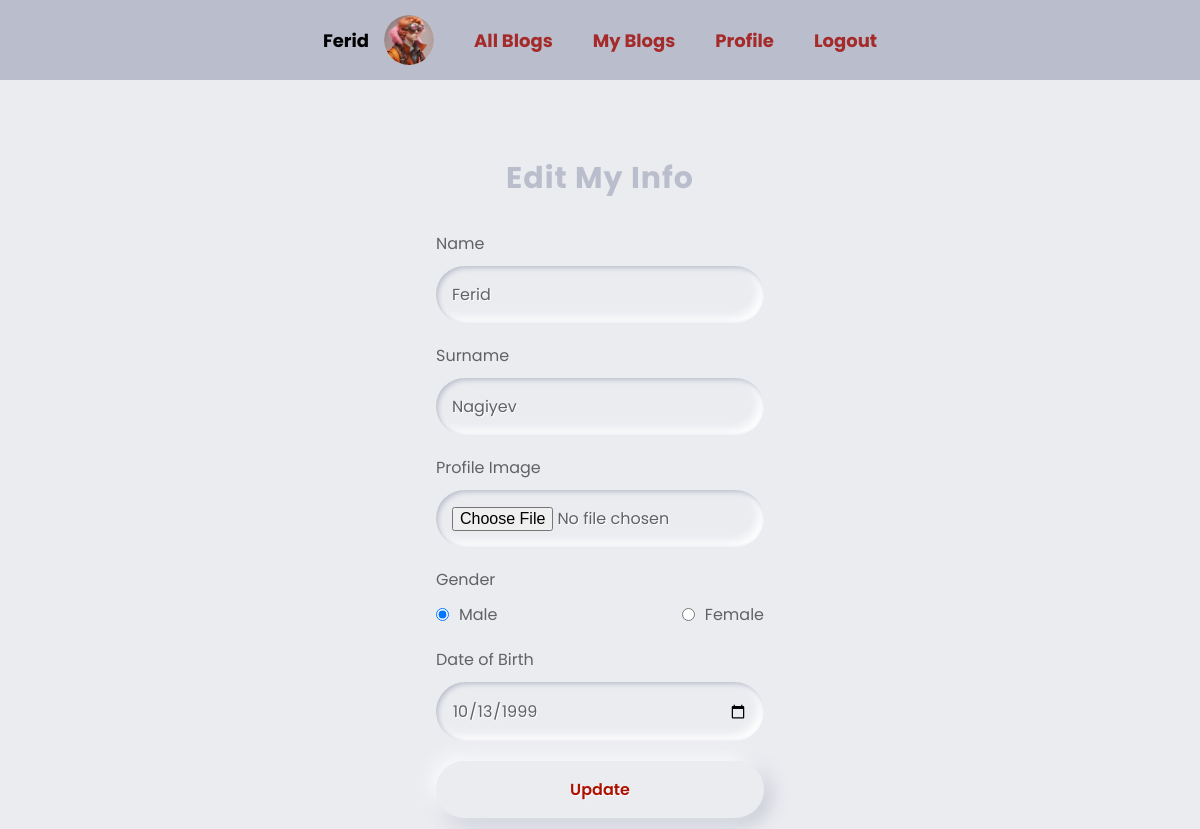
The page /client/editInfo.php (signed in) on the database its author committed.
### tables this page shows
CREATE TABLE `users` (
  `id` bigint(20) NOT NULL,
  `name` varchar(255) NOT NULL,
  `surname` varchar(255) NOT NULL,
  `gender` int(11) NOT NULL,
  `dob` date NOT NULL,
  `profile` varchar(255) DEFAULT NULL,
  `email` varchar(255) NOT NULL,
  `password` varchar(255) NOT NULL,
  `active` int(11) DEFAULT 1,
  `role` int(11) DEFAULT 0,
  `otp` int(11) DEFAULT NULL,
  `created_at` timestamp NOT NULL DEFAULT current_timestamp(),
  `updated_at` timestamp NOT NULL DEFAULT current_timestamp()
);

### index.php (called while the page is built, shortened)
<?php
require_once "config/database.php";
include_once "helper/helper.php";
include_once "head.php";
include_once "navbar.php";

### helper/helper.php (called while the page is built, shortened)
<?php
function auth(){
    if(isset($_SESSION['user_id'])){
        return true;
    }else{
        return false;
    }
}

### client/editInfo.php (the view, shortened to what this page needs)
<?php
include_once "../index.php";
$query = "SELECT * FROM users WHERE id=?";
$userQuery = $connection->prepare($query);
$userQuery->execute([$_SESSION['user_id']]);
$user = $userQuery->fetch(PDO::FETCH_ASSOC);
?>
<div class="register">
    <div class="form">
        <span class="title">Edit My Info</span>
        <form action="" method="post" enctype="multipart/form-data">
            <div class="inp">
                <label for="name">Name</label>
                <input type="text" name="name" id="name" placeholder="Enter new name" value="<?= $user['name'] ?>" />
            </div>
            <div class="inp">
                <label for="surname">Surname</label>
                <input type="text" name="surname" id="surname" placeholder="Enter new surname" value="<?= $user['surname'] ?>" />
            </div>
            <div class="inp">
                <label for="image">Profile Image</label>
                <input type="file" name="image" id="image" />
            </div>
            <div class="inp">
                <span>Gender</span>
                <div class="genderBtns">
                    <div class="inp">
                        <input type="radio" name="gender" value="1" id="male" <?= $user['gender'] == 1 ? "checked" : "" ?> />
                        <label for="male">Male</label>
                    </div>
                    <div class="inp">
                        <input type="radio" name="gender" value="0" id="female" <?= $user['gender'] == 0 ? "checked" : "" ?> />
                        <label for="female">Female</label>
                    </div>
                </div>
            </div>
            <div class="inp">
                <label for="date">Date of Birth</label>
                <input type="date" name="date" id="date" value="<?= $user['dob'] ?>" />
            </div>
            <button type="submit" class="submit">Update</button>
        </form>
    </div>
</div>

### navbar.php (shortened to what this page needs)
<?php
include_once "helper/helper.php";
require_once "config/database.php";
$authUser = auth();
$name = $surname = $profileImg = $profileTxt = '';
if(isset($_SESSION['user_id']) && !empty($_SESSION['user_id'])) {
    $sql = "SELECT * FROM users WHERE id=?";
    $userQuery = $connection->prepare($sql);
    $userQuery->execute([$_SESSION['user_id']]);
    $user = $userQuery->fetch(PDO::FETCH_ASSOC);
    if ($authUser) {
        $name = $user['name'];
        $profileImg = $user['profile'];
    }
}
?>
<header>
    <nav>
        <ul>
            <?php
            if ($authUser) {
            ?>
                <li>
                    <a class="name" href="/backend_project1/client/profile.php">
                        <span class="nameNavbar"><?= $name ?></span>
                        <div class="img">
                            <?php if ($profileImg) {
                            ?>
                                <img src="/backend_project1/<?= $profileImg ?>" alt="Profile Image">
                            <?php
                            } else {
                            ?>
                                <span><?= $profileTxt ?></span>
                            <?php
                            } ?>
                        </div>
                    </a>
                </li>
                <?php if (isset($user['role']) && !$user['role']) {
                ?>
                    <li>
                        <a href="/backend_project1/client/index.php">All Blogs</a>
                    </li>
                    <li>
                        <a href="/backend_project1/client/blog/select.php">My Blogs</a>
                    </li>
                    <li>
                        <a href="/backend_project1/client/profile.php">Profile</a>
                    </li>
                <?php
                }
                ?>
                <li>
                    <a href="/backend_project1/auth/logout.php">Logout</a>
                </li>
            <?php
            }
            ?>
        </ul>
    </nav>
</header>

### style.css (style rules this page uses)
* { box-sizing: border-box; padding: 0; margin: 0; list-style: none; text-decoration: none; font-family: "Poppins"; }
header { width: 100%; display: flex; align-items: center; justify-content: center; height: 80px; background-color: #BABECC; }
header nav { width: 100%; height: 100%; padding: 10px 30px; display: flex; justify-content: center; align-items: center; }
header nav ul { width: max-content; display: flex; align-items: center; gap: 10px; height: 100%; }
header nav ul li { height: 100%; display: flex; justify-content: center; align-items: center; }
header nav ul a { color: brown; font-size: 18px; font-weight: 700; padding: 10px 15px; border-radius: 8px; transition: .3s all ease-in-out; }
header nav ul a.name { width: max-content; display: flex; align-items: center; justify-content: center; gap: 15px; height: 100%; color: #BABECC; }
header nav ul a.name span { color: #000; }
header nav ul a.name .img { height: 50px; width: 50px; border-radius: 50%; display: flex; justify-content: center; align-items: center; background-color: #EBECF0; color: #000; }
header nav ul a.name .img img { border-radius: 50%; width: 100%; height: 100%; object-fit: cover; }
.register { width: 100%; display: flex; justify-content: center; align-items: center; background-color: #EBECF0; padding: 30px 0 60px; }
.form { width: max-content; padding: 16px; display: flex; flex-direction: column; width: 30%; }
.form .title { padding: 30px 0; text-align: center; font-size: 30px; color: #BABECC; font-weight: 700; letter-spacing: 1px; }
.form form { width: 100%; display: flex; flex-direction: column; gap: 20px; }
.form form .inp:not(.genderBtns .inp) { width: 100%; display: flex; flex-direction: column; gap: 10px; }
.form form .inp>label, .form form .inp>span { width: 100%; color: #616265; font-size: 16px; }
.form form .inp>input:not(.genderBtns .inp>input), .form form .inp select, .form form .inp textarea { width: 100%; font-size: 16px; color: #616265; border: none; outline: none; border-radius: 320px; padding: 16px; background-color: transparent; text-shadow: 1px 1px 0 #fff; transition: .3s all ease-in-out; box-shadow: inset 2px 2px 5px #BABECC, inset -5px -5px 10px #FFF; }
.genderBtns { width: 100%; display: flex; justify-content: space-between; align-items: center; gap: 30px; }
.genderBtns .inp { display: flex !important; align-items: center; gap: 10px; justify-content: flex-start; }
form .submit { font-size: 16px; font-weight: 500; color: #AE1100; text-align: center; border: none; cursor: pointer; padding: 16px; border-radius: 320px; background-color: transparent; text-shadow: 1px 1px 0 #FFF; box-shadow: -5px -5px 20px #fff, 5px 5px 20px #BABECC; transition: all 0.2s ease-in-out; font-weight: 600; }

### rows shown on the page
users: name "Ferid", profile (picture), surname "Nagiyev", gender "☑ Male", gender "☐ Female", date "10/13/1999"
